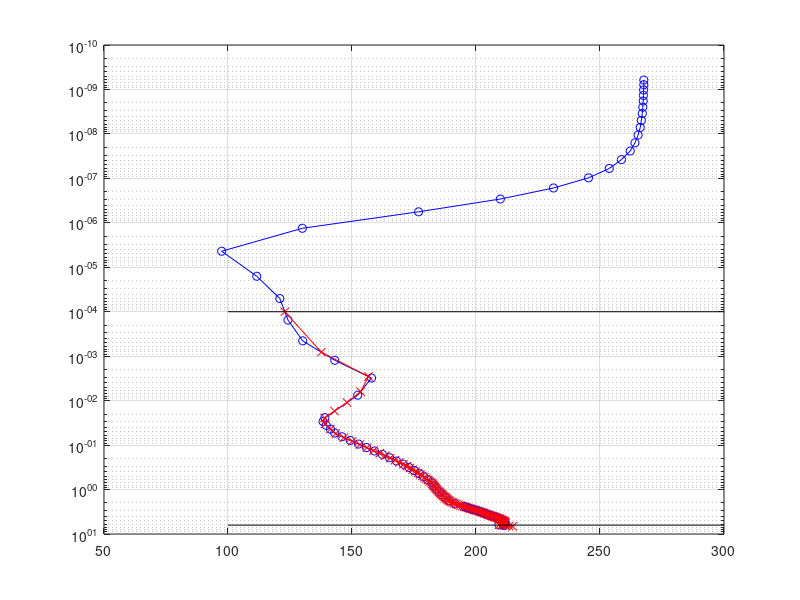
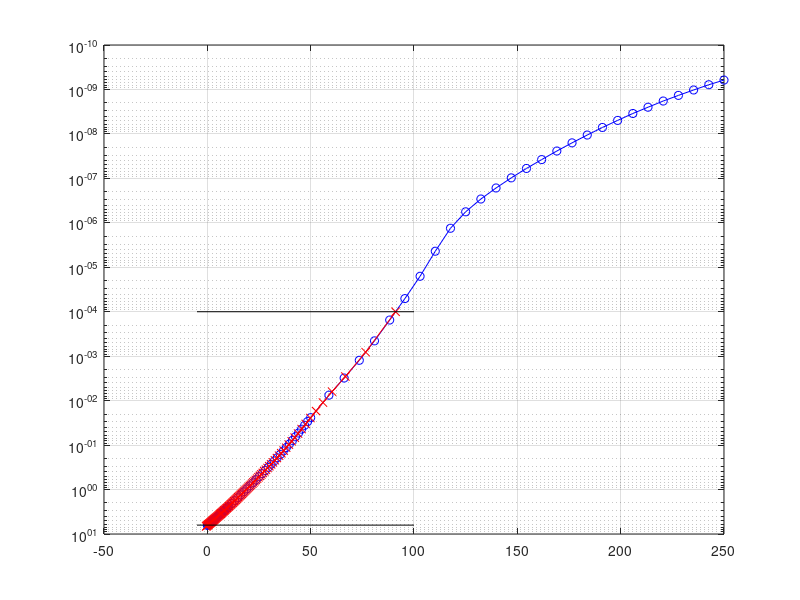
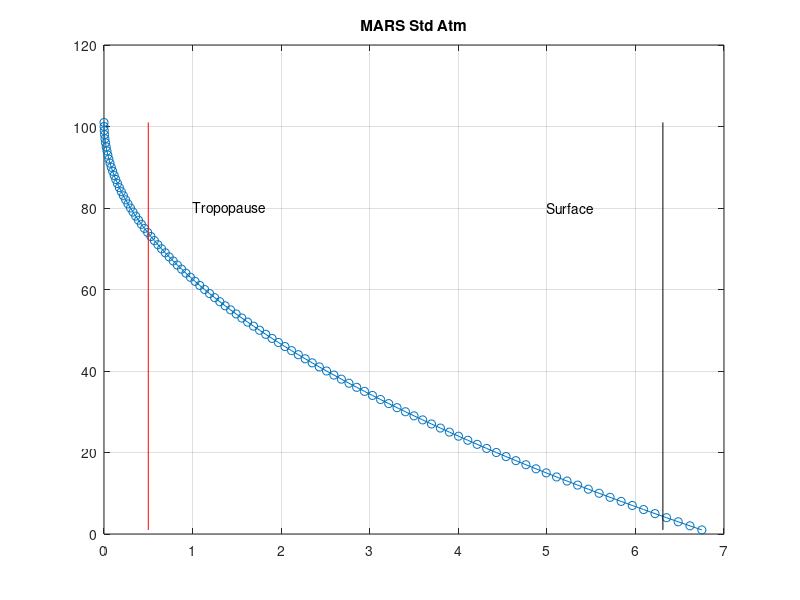

MATLAB code for these plots, in order: (Note: this script raises an error after producing the figures.)
%% fit ax^2 + bx + c to 
%%   p(001) = 7.000 mb
%%   p(041) = 3.500 mb
%%   p(101) = 0.0005 mb
%% and when you evaluate the polynomial between 1--101, make sure all pressures are positive!!!
%% may need to adjust second element to achieve this

P = polyfit([1 41 101],[1100 500 0.005],2); pGnd = 1013;  %% EARTH
P = polyfit([1 31 101],[6.75 3.50 0.001],2); pGnd = 6.31;   %% MARS
P = polyfit([1 29 101],[6.75 3.50 0.0001],2); pGnd = 6.31;   %% MARS
Y = polyval(P,1:101);
figure(5); plot(Y,1:101,'o-'); grid; ax = axis; 
  line([pGnd pGnd],[1 101],'color','k'); text(5,80,'Surface');
  line([0.5 0.5],[1 101],'color','r'); text(1,80,'Tropopause');

bad = find(Y < 0);
if length(bad) > 0
  error('found negative pressures!')
end
title('MARS Std Atm')

mars = load('mars.txt');
plevsMars   = Y;
  [max(plevsMars) min(plevsMars)]
heightsMars = interp1(log(mars(:,2)),mars(:,1),log(plevsMars),[],'extrap');
  [max(heightsMars) min(heightsMars)]
tempMars    = interp1(log(mars(:,2)),mars(:,3),log(plevsMars),[],'extrap');

figure(4)
  semilogy(mars(:,1),mars(:,2),'bo-',heightsMars,plevsMars,'rx-'); set(gca,'ydir','reverse');
  line([-5 +100],[pGnd pGnd],'color','k')
  line([-5 +100],[0.0001 0.0001],'color','k')
  grid
figure(3)
  semilogy(mars(:,3),mars(:,2),'bo-',tempMars,plevsMars,'rx-'); set(gca,'ydir','reverse');
  line([100 300],[pGnd pGnd],'color','k')
  line([100 300],[0.0001 0.0001],'color','k')
  grid

disp('ret to continue');
pause

YN = Y(1:end-1)-Y(2:end);
YD = log(Y(1:end-1)./Y(2:end));
Yav = YN ./ YD;

  make_KCARTA_database

  make_kcarta_airslevelheights
  make_kcarta_airslevels
  make_kcarta_airsheights

%%%%%%%%%%%%%%%%%%%%%%%%%%%%%%%%%%%%%%%%%%%%%%%%%%%%%%%%%%%%%%%%%%%%%%%%

%% not really interested in UA NLTE, but kCARTA needs these placeholders

%% fit ax^2 + bx + c to 
%%   p(001) = 1e-2 mb
%%   p(081) = 1e-3 mb
%%   p(101) = 1e-51 mb
%% and when you evaluate the polynomial between 1--101, make sure all pressures are positive!!!
%% may need to adjust second element to achieve this
Pu = polyfit([1 81 101],[1e-3 1e-4 1e-6],2); 
Yu = polyval(Pu,1:101);
plevsMarsUpper   = Yu; 
heightsMarsUpper = interp1(log(mars(:,2)),mars(:,1),log(plevsMarsUpper),[],'extrap');;

Yu = plevsMarsUpper;
YN = Yu(1:end-1)-Yu(2:end);
YD = log(Yu(1:end-1)./Yu(2:end));
YavUpper = YN ./ YD;

figure(5)
plot(Yu,1:101)
bad = find(Yu < 0);
if length(bad) > 0
  error('found negative pressures!')
end
title('MARS Upper Atm')
disp('ret to continue');
pause

  make_kcarta_airslevelheights_upper
  make_kcarta_airslevels_upper
  make_kcarta_airsheights_upper

